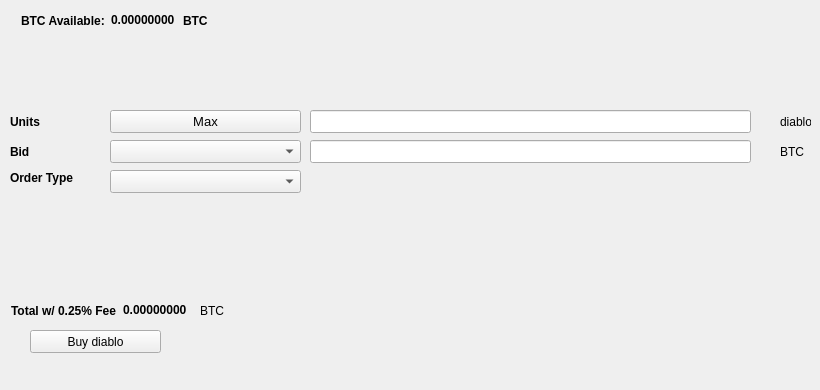
   <widget class="QWidget" name="BuyTab">
    <attribute name="title">
     <string>Buy</string>
    </attribute>
    <widget class="QPushButton" name="BuyPIE">
     <property name="geometry">
      <rect>
       <x>30</x>
       <y>330</y>
       <width>131</width>
       <height>23</height>
      </rect>
     </property>
     <property name="text">
      <string>Buy diablo</string>
     </property>
     <property name="icon">
      <iconset resource="../diablo.qrc">
       <normaloff>:/icons/bitcoin</normaloff>:/icons/bitcoin</iconset>
     </property>
    </widget>
    <widget class="QLabel" name="label_3">
     <property name="geometry">
      <rect>
       <x>10</x>
       <y>110</y>
       <width>46</width>
       <height>23</height>
      </rect>
     </property>
     <property name="font">
      <font>
       <weight>75</weight>
       <bold>true</bold>
      </font>
     </property>
     <property name="text">
      <string>Units</string>
     </property>
    </widget>
    <widget class="QLineEdit" name="UnitsInput">
     <property name="geometry">
      <rect>
       <x>310</x>
       <y>110</y>
       <width>441</width>
       <height>23</height>
      </rect>
     </property>
     <property name="font">
      <font>
       <pointsize>9</pointsize>
       <weight>75</weight>
       <bold>true</bold>
      </font>
     </property>
    </widget>
    <widget class="QLineEdit" name="BuyBidPriceEdit">
     <property name="geometry">
      <rect>
       <x>310</x>
       <y>140</y>
       <width>441</width>
       <height>23</height>
      </rect>
     </property>
     <property name="font">
      <font>
       <pointsize>9</pointsize>
       <weight>75</weight>
       <bold>true</bold>
      </font>
     </property>
    </widget>
    <widget class="QLabel" name="label_4">
     <property name="geometry">
      <rect>
       <x>780</x>
       <y>110</y>
       <width>31</width>
       <height>23</height>
      </rect>
     </property>
     <property name="text">
      <string>diablo</string>
     </property>
    </widget>
    <widget class="QLabel" name="label_5">
     <property name="geometry">
      <rect>
       <x>780</x>
       <y>140</y>
       <width>31</width>
       <height>23</height>
      </rect>
     </property>
     <property name="text">
      <string>BTC</string>
     </property>
    </widget>
    <widget class="QLabel" name="label_6">
     <property name="geometry">
      <rect>
       <x>10</x>
       <y>140</y>
       <width>46</width>
       <height>23</height>
      </rect>
     </property>
     <property name="font">
      <font>
       <weight>75</weight>
       <bold>true</bold>
      </font>
     </property>
     <property name="text">
      <string>Bid</string>
     </property>
    </widget>
    <widget class="QLabel" name="label_7">
     <property name="geometry">
      <rect>
       <x>10</x>
       <y>170</y>
       <width>91</width>
       <height>16</height>
      </rect>
     </property>
     <property name="font">
      <font>
       <weight>75</weight>
       <bold>true</bold>
      </font>
     </property>
     <property name="text">
      <string>Order Type</string>
     </property>
    </widget>
    <widget class="QPushButton" name="Buy_Max_Amount">
     <property name="geometry">
      <rect>
       <x>110</x>
       <y>110</y>
       <width>191</width>
       <height>23</height>
      </rect>
     </property>
     <property name="font">
      <font>
       <pointsize>10</pointsize>
      </font>
     </property>
     <property name="text">
      <string>Max</string>
     </property>
    </widget>
    <widget class="QComboBox" name="BuyBidcomboBox">
     <property name="geometry">
      <rect>
       <x>110</x>
       <y>140</y>
       <width>191</width>
       <height>23</height>
      </rect>
     </property>
     <property name="font">
      <font>
       <pointsize>10</pointsize>
      </font>
     </property>
    </widget>
    <widget class="QComboBox" name="buyOrdertypeCombo">
     <property name="geometry">
      <rect>
       <x>110</x>
       <y>170</y>
       <width>191</width>
       <height>23</height>
      </rect>
     </property>
     <property name="font">
      <font>
       <pointsize>10</pointsize>
      </font>
     </property>
    </widget>
    <widget class="QWidget" name="layoutWidget1">
     <property name="geometry">
      <rect>
       <x>21</x>
       <y>11</y>
       <width>227</width>
       <height>19</height>
      </rect>
     </property>
     <layout class="QHBoxLayout" name="horizontalLayout_3">
      <item>
       <widget class="QLabel" name="label232">
        <property name="font">
         <font>
          <weight>75</weight>
          <bold>true</bold>
         </font>
        </property>
        <property name="text">
         <string>BTC Available:</string>
        </property>
       </widget>
      </item>
      <item>
       <widget class="QLabel" name="BtcAvailableLbl">
        <property name="palette">
         <palette>
          <active>
           <colorrole role="WindowText">
            <brush brushstyle="SolidPattern">
             <color alpha="255">
              <red>0</red>
              <green>0</green>
              <blue>0</blue>
             </color>
            </brush>
           </colorrole>
           <colorrole role="Button">
            <brush brushstyle="SolidPattern">
             <color alpha="255">
              <red>0</red>
              <green>170</green>
              <blue>0</blue>
             </color>
            </brush>
           </colorrole>
           <colorrole role="Light">
            <brush brushstyle="SolidPattern">
             <color alpha="255">
              <red>0</red>
              <green>255</green>
              <blue>0</blue>
             </color>
            </brush>
           </colorrole>
           <colorrole role="Midlight">
            <brush brushstyle="SolidPattern">
             <color alpha="255">
              <red>0</red>
              <green>212</green>
              <blue>0</blue>
             </color>
            </brush>
           </colorrole>
           <colorrole role="Dark">
            <brush brushstyle="SolidPattern">
             <color alpha="255">
              <red>0</red>
              <green>85</green>
              <blue>0</blue>
             </color>
            </brush>
           </colorrole>
           <colorrole role="Mid">
            <brush brushstyle="SolidPattern">
             <color alpha="255">
              <red>0</red>
              <green>113</green>
              <blue>0</blue>
             </color>
            </brush>
           </colorrole>
           <colorrole role="Text">
            <brush brushstyle="SolidPattern">
             <color alpha="255">
              <red>0</red>
              <green>170</green>
              <blue>0</blue>
             </color>
            </brush>
           </colorrole>
           <colorrole role="BrightText">
            <brush brushstyle="SolidPattern">
             <color alpha="255">
              <red>255</red>
              <green>255</green>
              <blue>255</blue>
             </color>
            </brush>
           </colorrole>
           <colorrole role="ButtonText">
            <brush brushstyle="SolidPattern">
             <color alpha="255">
              <red>0</red>
              <green>0</green>
              <blue>0</blue>
             </color>
            </brush>
           </colorrole>
           <colorrole role="Base">
            <brush brushstyle="SolidPattern">
             <color alpha="255">
              <red>255</red>
              <green>255</green>
              <blue>255</blue>
             </color>
            </brush>
           </colorrole>
           <colorrole role="Window">
            <brush brushstyle="SolidPattern">
             <color alpha="255">
              <red>0</red>
              <green>170</green>
              <blue>0</blue>
             </color>
            </brush>
           </colorrole>
           <colorrole role="Shadow">
            <brush brushstyle="SolidPattern">
             <color alpha="255">
              <red>0</red>
              <green>0</green>
              <blue>0</blue>
             </color>
            </brush>
           </colorrole>
           <colorrole role="AlternateBase">
            <brush brushstyle="SolidPattern">
             <color alpha="255">
              <red>127</red>
              <green>212</green>
              <blue>127</blue>
             </color>
            </brush>
           </colorrole>
           <colorrole role="ToolTipBase">
            <brush brushstyle="SolidPattern">
             <color alpha="255">
              <red>255</red>
              <green>255</green>
              <blue>220</blue>
             </color>
            </brush>
           </colorrole>
           <colorrole role="ToolTipText">
            <brush brushstyle="SolidPattern">
             <color alpha="255">
              <red>0</red>
              <green>0</green>
              <blue>0</blue>
             </color>
            </brush>
           </colorrole>
          </active>
          <inactive>
           <colorrole role="WindowText">
            <brush brushstyle="SolidPattern">
             <color alpha="255">
              <red>0</red>
              <green>0</green>
              <blue>0</blue>
             </color>
            </brush>
           </colorrole>
           <colorrole role="Button">
            <brush brushstyle="SolidPattern">
             <color alpha="255">
              <red>0</red>
              <green>170</green>
              <blue>0</blue>
             </color>
            </brush>
           </colorrole>
           <colorrole role="Light">
            <brush brushstyle="SolidPattern">
             <color alpha="255">
              <red>0</red>
              <green>255</green>
              <blue>0</blue>
             </color>
            </brush>
           </colorrole>
           <colorrole role="Midlight">
            <brush brushstyle="SolidPattern">
             <color alpha="255">
              <red>0</red>
              <green>212</green>
              <blue>0</blue>
             </color>
            </brush>
           </colorrole>
           <colorrole role="Dark">
            <brush brushstyle="SolidPattern">
             <color alpha="255">
              <red>0</red>
              <green>85</green>
              <blue>0</blue>
             </color>
            </brush>
           </colorrole>
           <colorrole role="Mid">
            <brush brushstyle="SolidPattern">
             <color alpha="255">
              <red>0</red>
              <green>113</green>
              <blue>0</blue>
             </color>
            </brush>
           </colorrole>
           <colorrole role="Text">
            <brush brushstyle="SolidPattern">
             <color alpha="255">
              <red>0</red>
              <green>170</green>
              <blue>0</blue>
             </color>
            </brush>
           </colorrole>
           <colorrole role="BrightText">
            <brush brushstyle="SolidPattern">
             <color alpha="255">
              <red>255</red>
              <green>255</green>
              <blue>255</blue>
             </color>
            </brush>
           </colorrole>
           <colorrole role="ButtonText">
            <brush brushstyle="SolidPattern">
             <color alpha="255">
              <red>0</red>
              <green>0</green>
              <blue>0</blue>
             </color>
            </brush>
           </colorrole>
           <colorrole role="Base">
            <brush brushstyle="SolidPattern">
             <color alpha="255">
              <red>255</red>
              <green>255</green>
              <blue>255</blue>
             </color>
            </brush>
           </colorrole>
           <colorrole role="Window">
            <brush brushstyle="SolidPattern">
             <color alpha="255">
              <red>0</red>
              <green>170</green>
              <blue>0</blue>
             </color>
            </brush>
           </colorrole>
           <colorrole role="Shadow">
            <brush brushstyle="SolidPattern">
             <color alpha="255">
              <red>0</red>
              <green>0</green>
              <blue>0</blue>
             </color>
            </brush>
           </colorrole>
           <colorrole role="AlternateBase">
            <brush brushstyle="SolidPattern">
             <color alpha="255">
              <red>127</red>
              <green>212</green>
              <blue>127</blue>
             </color>
            </brush>
           </colorrole>
           <colorrole role="ToolTipBase">
            <brush brushstyle="SolidPattern">
             <color alpha="255">
              <red>255</red>
              <green>255</green>
              <blue>220</blue>
             </color>
            </brush>
           </colorrole>
           <colorrole role="ToolTipText">
            <brush brushstyle="SolidPattern">
             <color alpha="255">
              <red>0</red>
              <green>0</green>
              <blue>0</blue>
             </color>
            </brush>
           </colorrole>
          </inactive>
          <disabled>
           <colorrole role="WindowText">
            <brush brushstyle="SolidPattern">
             <color alpha="255">
              <red>0</red>
              <green>85</green>
              <blue>0</blue>
             </color>
            </brush>
           </colorrole>
           <colorrole role="Button">
            <brush brushstyle="SolidPattern">
             <color alpha="255">
              <red>0</red>
              <green>170</green>
              <blue>0</blue>
             </color>
            </brush>
           </colorrole>
           <colorrole role="Light">
            <brush brushstyle="SolidPattern">
             <color alpha="255">
              <red>0</red>
              <green>255</green>
              <blue>0</blue>
             </color>
            </brush>
           </colorrole>
           <colorrole role="Midlight">
            <brush brushstyle="SolidPattern">
             <color alpha="255">
              <red>0</red>
              <green>212</green>
              <blue>0</blue>
             </color>
            </brush>
           </colorrole>
           <colorrole role="Dark">
            <brush brushstyle="SolidPattern">
             <color alpha="255">
              <red>0</red>
              <green>85</green>
              <blue>0</blue>
             </color>
            </brush>
           </colorrole>
           <colorrole role="Mid">
            <brush brushstyle="SolidPattern">
             <color alpha="255">
              <red>0</red>
              <green>113</green>
              <blue>0</blue>
             </color>
            </brush>
           </colorrole>
           <colorrole role="Text">
            <brush brushstyle="SolidPattern">
             <color alpha="255">
              <red>0</red>
              <green>85</green>
              <blue>0</blue>
             </color>
            </brush>
           </colorrole>
           <colorrole role="BrightText">
            <brush brushstyle="SolidPattern">
             <color alpha="255">
              <red>255</red>
              <green>255</green>
              <blue>255</blue>
             </color>
            </brush>
           </colorrole>
           <colorrole role="ButtonText">
            <brush brushstyle="SolidPattern">
             <color alpha="255">
              <red>0</red>
              <green>85</green>
              <blue>0</blue>
             </color>
            </brush>
           </colorrole>
           <colorrole role="Base">
            <brush brushstyle="SolidPattern">
             <color alpha="255">
              <red>0</red>
              <green>170</green>
              <blue>0</blue>
             </color>
            </brush>
           </colorrole>
           <colorrole role="Window">
            <brush brushstyle="SolidPattern">
             <color alpha="255">
              <red>0</red>
              <green>170</green>
              <blue>0</blue>
             </color>
            </brush>
           </colorrole>
           <colorrole role="Shadow">
            <brush brushstyle="SolidPattern">
             <color alpha="255">
              <red>0</red>
              <green>0</green>
              <blue>0</blue>
             </color>
            </brush>
           </colorrole>
           <colorrole role="AlternateBase">
            <brush brushstyle="SolidPattern">
             <color alpha="255">
              <red>0</red>
              <green>170</green>
              <blue>0</blue>
             </color>
            </brush>
           </colorrole>
           <colorrole role="ToolTipBase">
            <brush brushstyle="SolidPattern">
             <color alpha="255">
              <red>255</red>
              <green>255</green>
              <blue>220</blue>
             </color>
            </brush>
           </colorrole>
           <colorrole role="ToolTipText">
            <brush brushstyle="SolidPattern">
             <color alpha="255">
              <red>0</red>
              <green>0</green>
              <blue>0</blue>
             </color>
            </brush>
           </colorrole>
          </disabled>
         </palette>
        </property>
        <property name="font">
         <font>
          <weight>75</weight>
          <bold>true</bold>
         </font>
        </property>
        <property name="text">
         <string>0.00000000</string>
        </property>
        <property name="textInteractionFlags">
         <set>Qt::LinksAccessibleByMouse|Qt::TextSelectableByKeyboard|Qt::TextSelectableByMouse</set>
        </property>
       </widget>
      </item>
      <item>
       <widget class="QLabel" name="BtcAvailableLbl_2">
        <property name="font">
         <font>
          <weight>75</weight>
          <bold>true</bold>
         </font>
        </property>
        <property name="text">
         <string>BTC</string>
        </property>
       </widget>
      </item>
     </layout>
    </widget>
    <widget class="QWidget" name="layoutWidge2">
     <property name="geometry">
      <rect>
       <x>11</x>
       <y>301</y>
       <width>259</width>
       <height>19</height>
      </rect>
     </property>
     <layout class="QHBoxLayout" name="horizontalLayout_4">
      <item>
       <widget class="QLabel" name="label_9">
        <property name="font">
         <font>
          <weight>75</weight>
          <bold>true</bold>
         </font>
        </property>
        <property name="text">
         <string>Total w/ 0.25% Fee</string>
        </property>
       </widget>
      </item>
      <item>
       <widget class="QLabel" name="BuyCostLabel">
        <property name="palette">
         <palette>
          <active>
           <colorrole role="WindowText">
            <brush brushstyle="SolidPattern">
             <color alpha="255">
              <red>0</red>
              <green>0</green>
              <blue>0</blue>
             </color>
            </brush>
           </colorrole>
           <colorrole role="Button">
            <brush brushstyle="SolidPattern">
             <color alpha="255">
              <red>0</red>
              <green>170</green>
              <blue>0</blue>
             </color>
            </brush>
           </colorrole>
           <colorrole role="Light">
            <brush brushstyle="SolidPattern">
             <color alpha="255">
              <red>0</red>
              <green>255</green>
              <blue>0</blue>
             </color>
            </brush>
           </colorrole>
           <colorrole role="Midlight">
            <brush brushstyle="SolidPattern">
             <color alpha="255">
              <red>0</red>
              <green>212</green>
              <blue>0</blue>
             </color>
            </brush>
           </colorrole>
           <colorrole role="Dark">
            <brush brushstyle="SolidPattern">
             <color alpha="255">
              <red>0</red>
              <green>85</green>
              <blue>0</blue>
             </color>
            </brush>
           </colorrole>
           <colorrole role="Mid">
            <brush brushstyle="SolidPattern">
             <color alpha="255">
              <red>0</red>
              <green>113</green>
              <blue>0</blue>
             </color>
            </brush>
           </colorrole>
           <colorrole role="Text">
            <brush brushstyle="SolidPattern">
             <color alpha="255">
              <red>0</red>
              <green>170</green>
              <blue>0</blue>
             </color>
            </brush>
           </colorrole>
           <colorrole role="BrightText">
            <brush brushstyle="SolidPattern">
             <color alpha="255">
              <red>255</red>
              <green>255</green>
              <blue>255</blue>
             </color>
            </brush>
           </colorrole>
           <colorrole role="ButtonText">
            <brush brushstyle="SolidPattern">
             <color alpha="255">
              <red>0</red>
              <green>0</green>
              <blue>0</blue>
             </color>
            </brush>
           </colorrole>
           <colorrole role="Base">
            <brush brushstyle="SolidPattern">
             <color alpha="255">
              <red>255</red>
              <green>255</green>
              <blue>255</blue>
             </color>
            </brush>
           </colorrole>
           <colorrole role="Window">
            <brush brushstyle="SolidPattern">
             <color alpha="255">
              <red>0</red>
              <green>170</green>
              <blue>0</blue>
             </color>
            </brush>
           </colorrole>
           <colorrole role="Shadow">
            <brush brushstyle="SolidPattern">
             <color alpha="255">
              <red>0</red>
              <green>0</green>
              <blue>0</blue>
             </color>
            </brush>
           </colorrole>
           <colorrole role="AlternateBase">
            <brush brushstyle="SolidPattern">
             <color alpha="255">
              <red>127</red>
              <green>212</green>
              <blue>127</blue>
             </color>
            </brush>
           </colorrole>
           <colorrole role="ToolTipBase">
            <brush brushstyle="SolidPattern">
             <color alpha="255">
              <red>255</red>
              <green>255</green>
              <blue>220</blue>
             </color>
            </brush>
           </colorrole>
           <colorrole role="ToolTipText">
            <brush brushstyle="SolidPattern">
             <color alpha="255">
              <red>0</red>
              <green>0</green>
              <blue>0</blue>
             </color>
            </brush>
           </colorrole>
          </active>
          <inactive>
           <colorrole role="WindowText">
            <brush brushstyle="SolidPattern">
             <color alpha="255">
              <red>0</red>
              <green>0</green>
              <blue>0</blue>
             </color>
            </brush>
           </colorrole>
           <colorrole role="Button">
            <brush brushstyle="SolidPattern">
             <color alpha="255">
              <red>0</red>
              <green>170</green>
              <blue>0</blue>
             </color>
            </brush>
           </colorrole>
           <colorrole role="Light">
            <brush brushstyle="SolidPattern">
             <color alpha="255">
              <red>0</red>
              <green>255</green>
              <blue>0</blue>
             </color>
            </brush>
           </colorrole>
           <colorrole role="Midlight">
            <brush brushstyle="SolidPattern">
             <color alpha="255">
              <red>0</red>
              <green>212</green>
              <blue>0</blue>
             </color>
            </brush>
           </colorrole>
           <colorrole role="Dark">
            <brush brushstyle="SolidPattern">
             <color alpha="255">
              <red>0</red>
              <green>85</green>
              <blue>0</blue>
             </color>
            </brush>
           </colorrole>
           <colorrole role="Mid">
            <brush brushstyle="SolidPattern">
             <color alpha="255">
              <red>0</red>
              <green>113</green>
              <blue>0</blue>
             </color>
            </brush>
           </colorrole>
           <colorrole role="Text">
            <brush brushstyle="SolidPattern">
             <color alpha="255">
              <red>0</red>
              <green>170</green>
              <blue>0</blue>
             </color>
            </brush>
           </colorrole>
           <colorrole role="BrightText">
            <brush brushstyle="SolidPattern">
             <color alpha="255">
              <red>255</red>
              <green>255</green>
              <blue>255</blue>
             </color>
            </brush>
           </colorrole>
           <colorrole role="ButtonText">
            <brush brushstyle="SolidPattern">
             <color alpha="255">
              <red>0</red>
              <green>0</green>
              <blue>0</blue>
             </color>
            </brush>
           </colorrole>
           <colorrole role="Base">
            <brush brushstyle="SolidPattern">
             <color alpha="255">
              <red>255</red>
              <green>255</green>
              <blue>255</blue>
             </color>
            </brush>
           </colorrole>
           <colorrole role="Window">
            <brush brushstyle="SolidPattern">
             <color alpha="255">
              <red>0</red>
              <green>170</green>
              <blue>0</blue>
             </color>
            </brush>
           </colorrole>
           <colorrole role="Shadow">
            <brush brushstyle="SolidPattern">
             <color alpha="255">
              <red>0</red>
              <green>0</green>
              <blue>0</blue>
             </color>
            </brush>
           </colorrole>
           <colorrole role="AlternateBase">
            <brush brushstyle="SolidPattern">
             <color alpha="255">
              <red>127</red>
              <green>212</green>
              <blue>127</blue>
             </color>
            </brush>
           </colorrole>
           <colorrole role="ToolTipBase">
            <brush brushstyle="SolidPattern">
             <color alpha="255">
              <red>255</red>
              <green>255</green>
              <blue>220</blue>
             </color>
            </brush>
           </colorrole>
           <colorrole role="ToolTipText">
            <brush brushstyle="SolidPattern">
             <color alpha="255">
              <red>0</red>
              <green>0</green>
              <blue>0</blue>
             </color>
            </brush>
           </colorrole>
          </inactive>
          <disabled>
           <colorrole role="WindowText">
            <brush brushstyle="SolidPattern">
             <color alpha="255">
              <red>0</red>
              <green>85</green>
              <blue>0</blue>
             </color>
            </brush>
           </colorrole>
           <colorrole role="Button">
            <brush brushstyle="SolidPattern">
             <color alpha="255">
              <red>0</red>
              <green>170</green>
              <blue>0</blue>
             </color>
            </brush>
           </colorrole>
           <colorrole role="Light">
            <brush brushstyle="SolidPattern">
             <color alpha="255">
              <red>0</red>
              <green>255</green>
              <blue>0</blue>
             </color>
            </brush>
           </colorrole>
           <colorrole role="Midlight">
            <brush brushstyle="SolidPattern">
             <color alpha="255">
              <red>0</red>
              <green>212</green>
              <blue>0</blue>
             </color>
            </brush>
           </colorrole>
           <colorrole role="Dark">
            <brush brushstyle="SolidPattern">
             <color alpha="255">
              <red>0</red>
              <green>85</green>
              <blue>0</blue>
             </color>
            </brush>
           </colorrole>
           <colorrole role="Mid">
            <brush brushstyle="SolidPattern">
             <color alpha="255">
              <red>0</red>
              <green>113</green>
              <blue>0</blue>
             </color>
            </brush>
           </colorrole>
           <colorrole role="Text">
            <brush brushstyle="SolidPattern">
             <color alpha="255">
              <red>0</red>
              <green>85</green>
              <blue>0</blue>
             </color>
            </brush>
           </colorrole>
           <colorrole role="BrightText">
            <brush brushstyle="SolidPattern">
             <color alpha="255">
              <red>255</red>
              <green>255</green>
              <blue>255</blue>
             </color>
            </brush>
           </colorrole>
           <colorrole role="ButtonText">
            <brush brushstyle="SolidPattern">
             <color alpha="255">
              <red>0</red>
              <green>85</green>
              <blue>0</blue>
             </color>
            </brush>
           </colorrole>
           <colorrole role="Base">
            <brush brushstyle="SolidPattern">
             <color alpha="255">
              <red>0</red>
              <green>170</green>
              <blue>0</blue>
             </color>
            </brush>
           </colorrole>
           <colorrole role="Window">
            <brush brushstyle="SolidPattern">
             <color alpha="255">
              <red>0</red>
              <green>170</green>
              <blue>0</blue>
             </color>
            </brush>
           </colorrole>
           <colorrole role="Shadow">
            <brush brushstyle="SolidPattern">
             <color alpha="255">
              <red>0</red>
              <green>0</green>
              <blue>0</blue>
             </color>
            </brush>
           </colorrole>
           <colorrole role="AlternateBase">
            <brush brushstyle="SolidPattern">
             <color alpha="255">
              <red>0</red>
              <green>170</green>
              <blue>0</blue>
             </color>
            </brush>
           </colorrole>
           <colorrole role="ToolTipBase">
            <brush brushstyle="SolidPattern">
             <color alpha="255">
              <red>255</red>
              <green>255</green>
              <blue>220</blue>
             </color>
            </brush>
           </colorrole>
           <colorrole role="ToolTipText">
            <brush brushstyle="SolidPattern">
             <color alpha="255">
              <red>0</red>
              <green>0</green>
              <blue>0</blue>
             </color>
            </brush>
           </colorrole>
          </disabled>
         </palette>
        </property>
        <property name="font">
         <font>
          <weight>75</weight>
          <bold>true</bold>
         </font>
        </property>
        <property name="autoFillBackground">
         <bool>false</bool>
        </property>
        <property name="text">
         <string>0.00000000</string>
        </property>
        <property name="textInteractionFlags">
         <set>Qt::LinksAccessibleByMouse|Qt::TextSelectableByMouse</set>
        </property>
       </widget>
      </item>
      <item>
       <widget class="QLabel" name="label_10">
        <property name="font">
         <font>
          <weight>50</weight>
          <bold>false</bold>
         </font>
        </property>
        <property name="text">
         <string>BTC</string>
        </property>
       </widget>
      </item>
     </layout>
    </widget>
    <widget class="QLabel" name="label_24">
     <property name="geometry">
      <rect>
       <x>460</x>
       <y>300</y>
       <width>281</width>
       <height>81</height>
      </rect>
     </property>
     <property name="text">
      <string/>
     </property>
     <property name="pixmap">
      <pixmap>:/images/bittrex</pixmap>
     </property>
    </widget>
   </widget>
